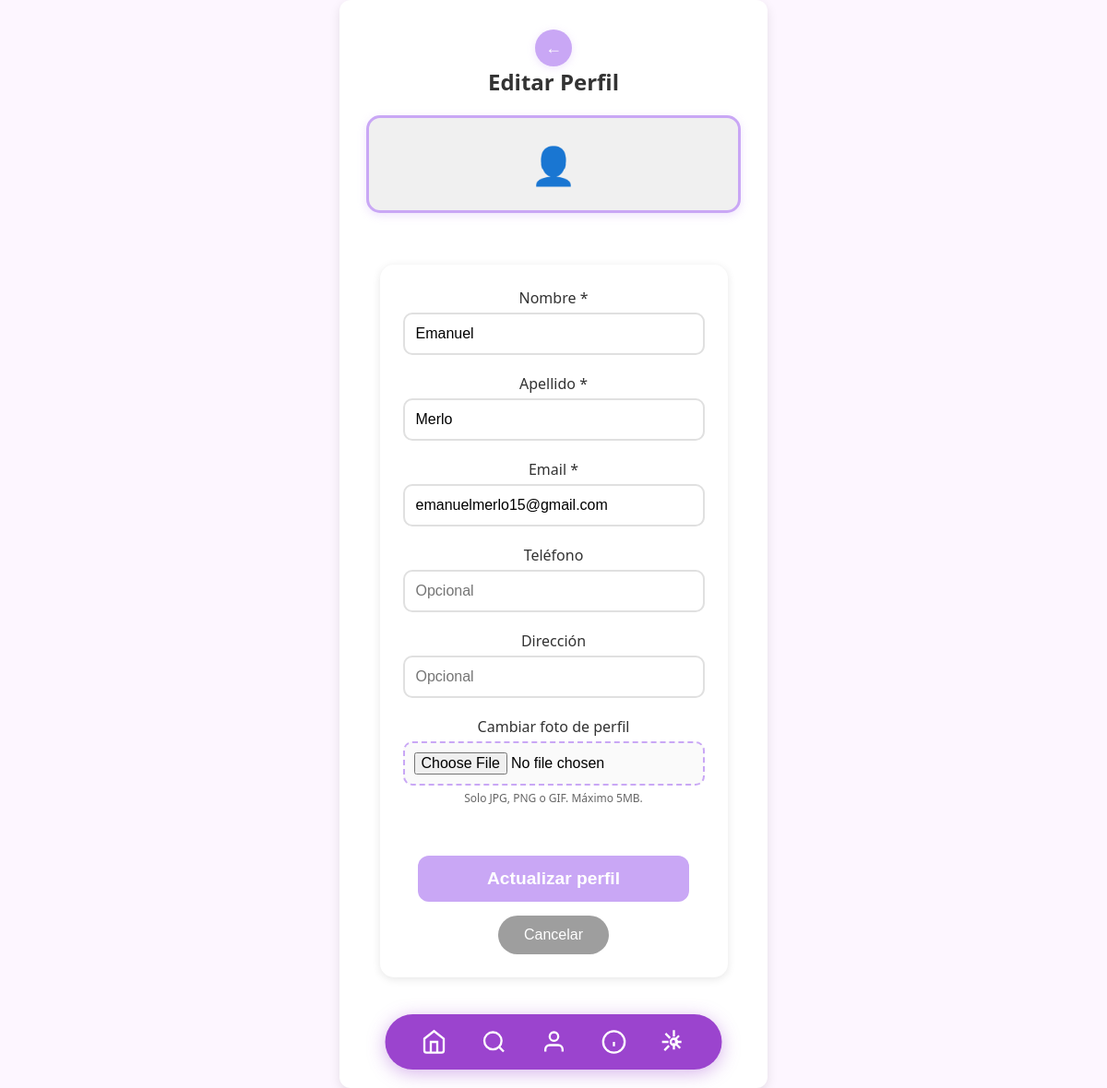
/editar_perfil.php (signed in), run on the app's committed database.
### tables this page shows
CREATE TABLE `usuarios` (
  `id` int(11) NOT NULL AUTO_INCREMENT,
  `nombre` varchar(100) NOT NULL,
  `apellido` varchar(100) NOT NULL,
  `telefono` varchar(50) DEFAULT NULL,
  `email` varchar(100) NOT NULL,
  `direccion` varchar(200) DEFAULT NULL,
  `password` varchar(255) NOT NULL,
  `fecha_creacion` timestamp NOT NULL DEFAULT current_timestamp(),
  `foto_url` varchar(255) DEFAULT NULL,
  PRIMARY KEY (`id`)
);

### editar_perfil.php (the view, shortened to what this page needs)
<?php
require_once 'conexion.php';
$usuario_id = $_SESSION['usuario_id'];
try {
    $sql = "SELECT * FROM usuarios WHERE id = ?";
    $stmt = $pdo->prepare($sql);
    $stmt->execute([$usuario_id]);
    $usuario = $stmt->fetch(PDO::FETCH_ASSOC);
} catch(PDOException $e) {
    $error_message = 'Error al cargar los datos del usuario.';
}
?>
<!DOCTYPE html>
<html lang="es">
<head>
    <link rel="stylesheet" href="assets/css/mascota03.css" />
    <link rel="stylesheet" href="assets/css/perfil-usuario.css" />
</head>
<body>
    <section class="registro-mascota">
        <div class="formulario">
            <div class="perfil-header">
                <div class="perfil-title-header">
                    <button onclick="window.location.href='perfil_usuario.php'" class="btn-back-arrow">
                        ←
                    </button>
                    <h2>Editar Perfil</h2>
                </div>
                <div class="user-avatar-header">
                    <?php if (!empty($usuario['foto_url']) && file_exists($usuario['foto_url'])): ?>
                        <img src="<?= htmlspecialchars($usuario['foto_url']) ?>"
                             alt="Foto de perfil" class="avatar-img-header">
                    <?php else: ?>
                        <div class="avatar-placeholder-header">
                            <span>👤</span>
                        </div>
                    <?php endif; ?>
                </div>
            </div>
            <form method="POST" enctype="multipart/form-data" class="edit-form">
                <div class="campo">
                    <label for="nombre">Nombre *</label>
                    <input type="text"
                           id="nombre"
                           name="nombre"
                           value="<?= htmlspecialchars($usuario['nombre'] ?? '') ?>"
                           required>
                </div>
                <div class="campo">
                    <label for="apellido">Apellido *</label>
                    <input type="text"
                           id="apellido"
                           name="apellido"
                           value="<?= htmlspecialchars($usuario['apellido'] ?? '') ?>"
                           required>
                </div>
                <div class="campo">
                    <label for="email">Email *</label>
                    <input type="email"
                           id="email"
                           name="email"
                           value="<?= htmlspecialchars($usuario['email'] ?? '') ?>"
                           required>
                </div>
                <div class="campo">
                    <label for="telefono">Teléfono</label>
                    <input type="tel"
                           id="telefono"
                           name="telefono"
                           value="<?= htmlspecialchars($usuario['telefono'] ?? '') ?>"
                           placeholder="Opcional">
                </div>
                <div class="campo">
                    <label for="direccion">Dirección</label>
                    <input type="text"
                           id="direccion"
                           name="direccion"
                           value="<?= htmlspecialchars($usuario['direccion'] ?? '') ?>"
                           placeholder="Opcional">
                </div>
                <div class="campo">
                    <label for="foto">Cambiar foto de perfil</label>
                    <input type="file"
                           id="foto"
                           name="foto"
                           accept="image/*"
                           onchange="previewImage(this)">
                    <div class="file-info">Solo JPG, PNG o GIF. Máximo 5MB.</div>
                </div>
                <div class="form-buttons">
                    <button type="submit" name="btn_actualizar" class="btn_enviar">
                        Actualizar perfil
                    </button>
                    <button type="button" onclick="window.location.href='perfil_usuario.php'" class="btn-cancel">
                        Cancelar
                    </button>
                </div>
            </form>
        </div>
    </section>
    <div class="bottom-nav">
        <button class="nav-btn" onclick="window.location.href='home.php'">
            <svg viewBox="0 0 24 24" fill="none" stroke="currentColor">
                <path d="M3 9l9-7 9 7v11a2 2 0 0 1-2 2H5a2 2 0 0 1-2-2z"></path>
                <polyline points="9 22 9 12 15 12 15 22"></polyline>
            </svg>
        </button>
        <button class="nav-btn" onclick="alert('Buscar')">
            <svg viewBox="0 0 24 24" fill="none" stroke="currentColor">
                <circle cx="11" cy="11" r="8"></circle>
                <line x1="21" y1="21" x2="16.65" y2="16.65"></line>
            </svg>
        </button>
        <button class="nav-btn" onclick="window.location.href='perfil_usuario.php'">
            <svg viewBox="0 0 24 24" fill="none" stroke="currentColor">
                <path d="M20 21v-2a4 4 0 0 0-4-4H8a4 4 0 0 0-4 4v2"></path>
                <circle cx="12" cy="7" r="4"></circle>
            </svg>
        </button>
        <button class="nav-btn" onclick="alert('Información')">
            <svg viewBox="0 0 24 24" fill="none" stroke="currentColor">
                <circle cx="12" cy="12" r="10"></circle>
                <line x1="12" y1="16" x2="12" y2="12"></line>
                <line x1="12" y1="8" x2="12.01" y2="8"></line>
            </svg>
        </button>
        <button class="nav-btn" onclick="alert('Configuración')">
            <svg viewBox="0 0 24 24" fill="none" stroke="currentColor">
                <circle cx="12" cy="12" r="3"></circle>
                <path d="M12 1v6m0 6v6M4.22 4.22l4.24 4.24m5.08 5.08l4.24 4.24M1 12h6m6 0h6m-15.78 7.78l4.24-4.24m5.08-5.08l4.24-4.24"></path>
            </svg>
        </button>
    </div>
</body>
</html>

### assets/css/mascota03.css (style rules this page uses)
body { margin: 0; font-family: 'Segoe UI', sans-serif; background-color: #fdf6ff; display: flex; justify-content: center; align-items: center; min-height: 100vh; }
.registro-mascota { background-color: #fff; padding: 2rem; border-radius: 12px; box-shadow: 0 4px 12px rgba(0, 0, 0, 0.1); max-width: 400px; width: 90%; display: flex; flex-direction: column; align-items: center; }
h2 { margin-bottom: 1rem; color: #333; }
.formulario { display: flex; flex-direction: column; gap: 1rem; width: 100%; align-items: center; }
.formulario div { display: flex; flex-direction: column; align-items: center; width: 100%; }
input,select { padding: 0.75rem; border: 1px solid #ccc; border-radius: 8px; font-size: 1rem; width: 90%; box-sizing: border-box; }
.btn_enviar { display: block; margin: 1.5rem auto 0 auto; background-color: #c9a7f5; color: white; font-size: 1.2rem; font-weight: bold; border: none; border-radius: 12px; width: 90%; height: 50px; cursor: pointer; transition: background-color 0.3s ease; }

### assets/css/perfil-usuario.css (style rules this page uses)
.perfil-header { margin-bottom: 30px; text-align: center; }
.perfil-title-header { margin-bottom: 20px; display: flex; justify-content: space-between; align-items: center; }
.perfil-title-header h2 { margin: 0; text-align: center; flex: 1; }
.btn-back-arrow { background-color: #c9a7f5; color: white; border: none; width: 40px; height: 40px; border-radius: 50%; font-size: 18px; font-weight: bold; cursor: pointer; transition: all 0.3s ease; display: flex; align-items: center; justify-content: center; box-shadow: 0 2px 8px rgba(201, 167, 245, 0.3); }
.user-avatar-header { display: flex; justify-content: center; margin-bottom: 10px; }
.avatar-placeholder-header { width: 100px; height: 100px; border-radius: 15px; background-color: #f0f0f0; display: flex; align-items: center; justify-content: center; font-size: 40px; border: 3px solid #c9a7f5; box-shadow: 0 3px 10px rgba(201, 167, 245, 0.3); }
.bottom-nav { position: fixed; bottom: 20px; left: 50%; transform: translateX(-50%); background-color: #9B44CE; height: 60px; display: flex; justify-content: center; align-items: center; gap: 20px; padding: 0 30px; border-radius: 50px; box-shadow: 0 4px 20px rgba(155, 68, 206, 0.4); max-width: 90%; }
.nav-btn { width: 45px; height: 45px; border-radius: 50%; background-color: transparent; border: none; cursor: pointer; display: flex; align-items: center; justify-content: center; transition: all 0.3s ease; }
.nav-btn svg { width: 28px; height: 28px; color: white; stroke-width: 2; }
.registro-mascota { padding-bottom: 90px; }
.edit-form { background: white; border-radius: 15px; padding: 25px; margin-bottom: 30px; box-shadow: 0 2px 10px rgba(0, 0, 0, 0.1); }
.edit-form .campo { margin-bottom: 20px; }
.edit-form label { display: block; margin-bottom: 5px; color: #333; font-weight: 500; }
.edit-form input[type="text"], .edit-form input[type="email"], .edit-form input[type="tel"] { width: 100%; padding: 12px; border: 2px solid #e0e0e0; border-radius: 10px; font-size: 16px; transition: border-color 0.3s ease; box-sizing: border-box; }
.edit-form input[type="file"] { width: 100%; padding: 10px; border: 2px dashed #c9a7f5; border-radius: 10px; background-color: #fafafa; cursor: pointer; transition: all 0.3s ease; }
.file-info { font-size: 12px; color: #666; margin-top: 5px; }
.form-buttons { display: flex; gap: 15px; justify-content: center; margin-top: 30px; }
.btn-cancel { background-color: #9e9e9e; color: white; border: none; padding: 12px 25px; border-radius: 25px; font-size: 16px; font-weight: 500; cursor: pointer; transition: all 0.3s ease; min-width: 120px; }

### data on the page
usuarios: nombre "Emanuel", apellido "Merlo", email "emanuelmerlo15@gmail.com"
